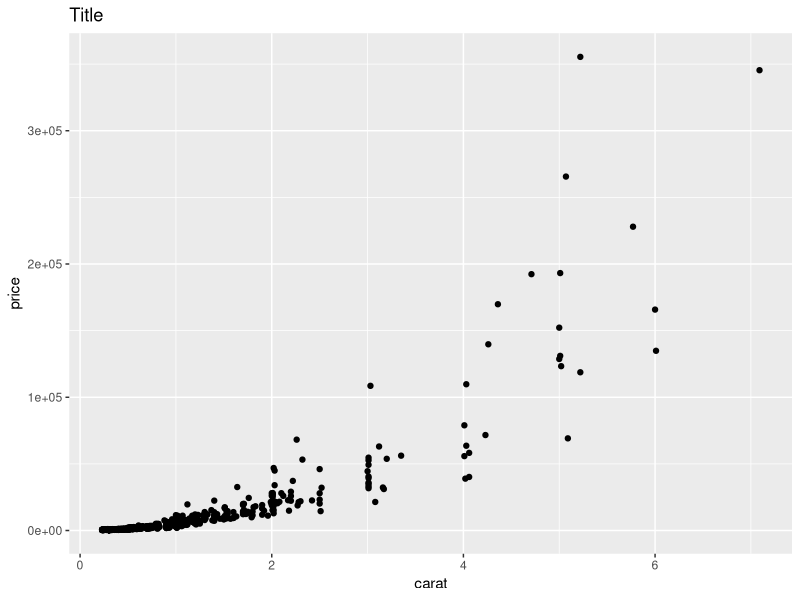
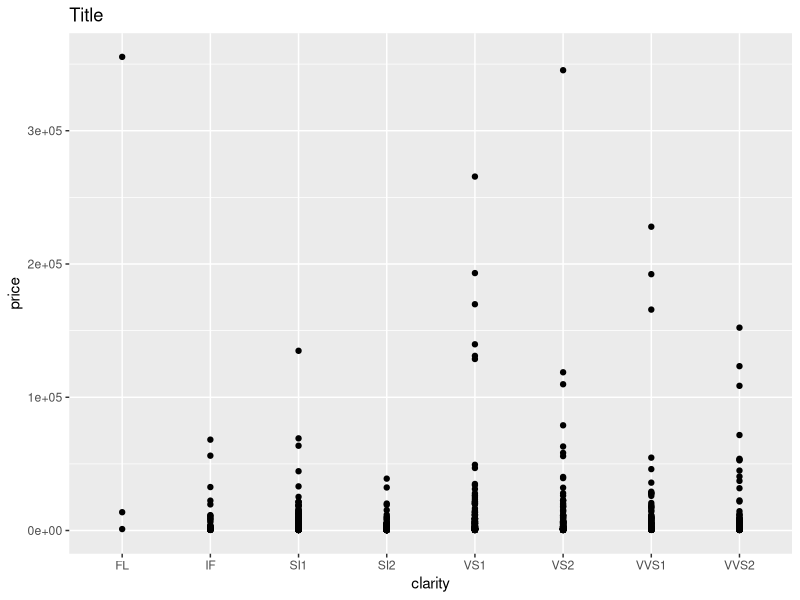
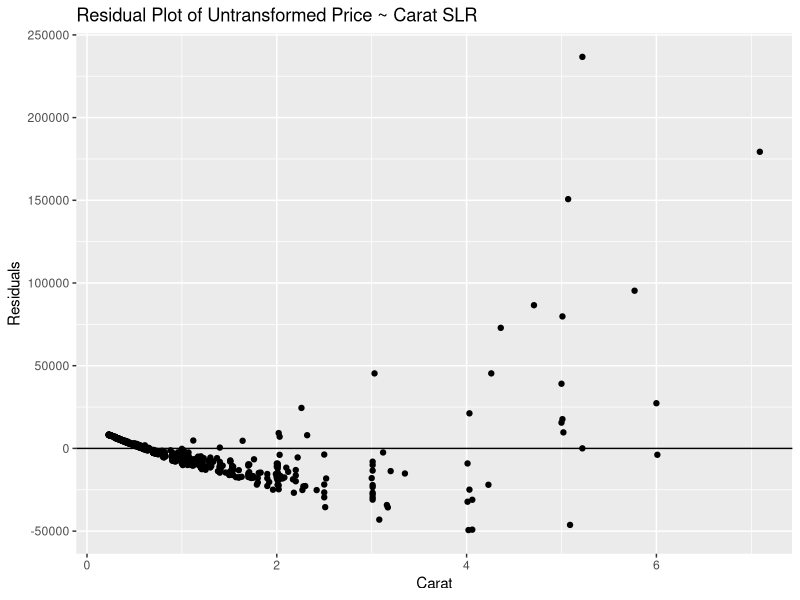

These figures' R source, in order: (Note: this script raises an error after producing the figures.)
## ---- chunk 1
knitr::opts_chunk$set(echo = TRUE)
library(tidyverse)
library(MASS)
## ---- chunk 2
#Read csv into data
data = read.csv(file = 'diamonds4.csv', header = T)
## ---- chunk 3
ggplot(data, aes(x = carat, y = price)) +
  geom_point() +
  labs() +
  ggtitle("Title")
## ---- chunk 4
ggplot(data, aes(x = clarity, y = price)) +
  geom_point() +
  labs() +
  ggtitle("Title")
## ---- chunk 5
#Multiple Linear regression of price vs carat

reg1 = lm(price ~ carat, data = data)

ggplot(data = NULL, mapping = aes(x = reg1$model$carat , y = reg1$residuals)) +
  geom_point() +
  labs(x = 'Carat', y = 'Residuals') +
  geom_hline(yintercept = 0) +
  ggtitle('Residual Plot of Untransformed Price ~ Carat SLR')

#Boxcox for transformation
boxcox(reg1, lambda = seq(0.25, 0.4, by = 0.05))
## ---- chunk 6
data$price.x = data$price^0.31

#Regression with lambda power transformation on price response variable
reg2 = lm(price.x ~ carat, data = data)

ggplot(data, aes(x = carat , y = reg2$fitted.values)) +
  geom_point() +
  labs(x = 'Carat', y = 'Price (Transformed)')
